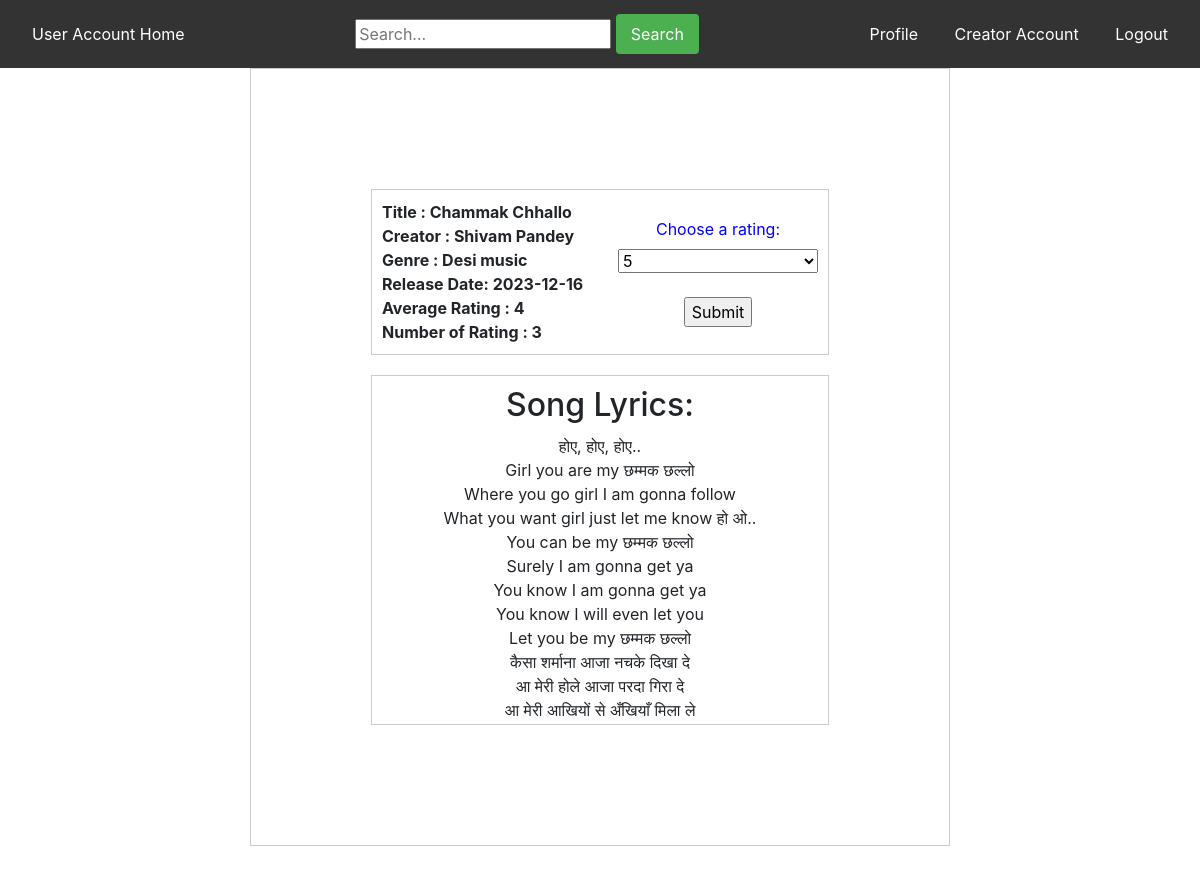
The app's page /user/about/2/2 (signed in), older data.
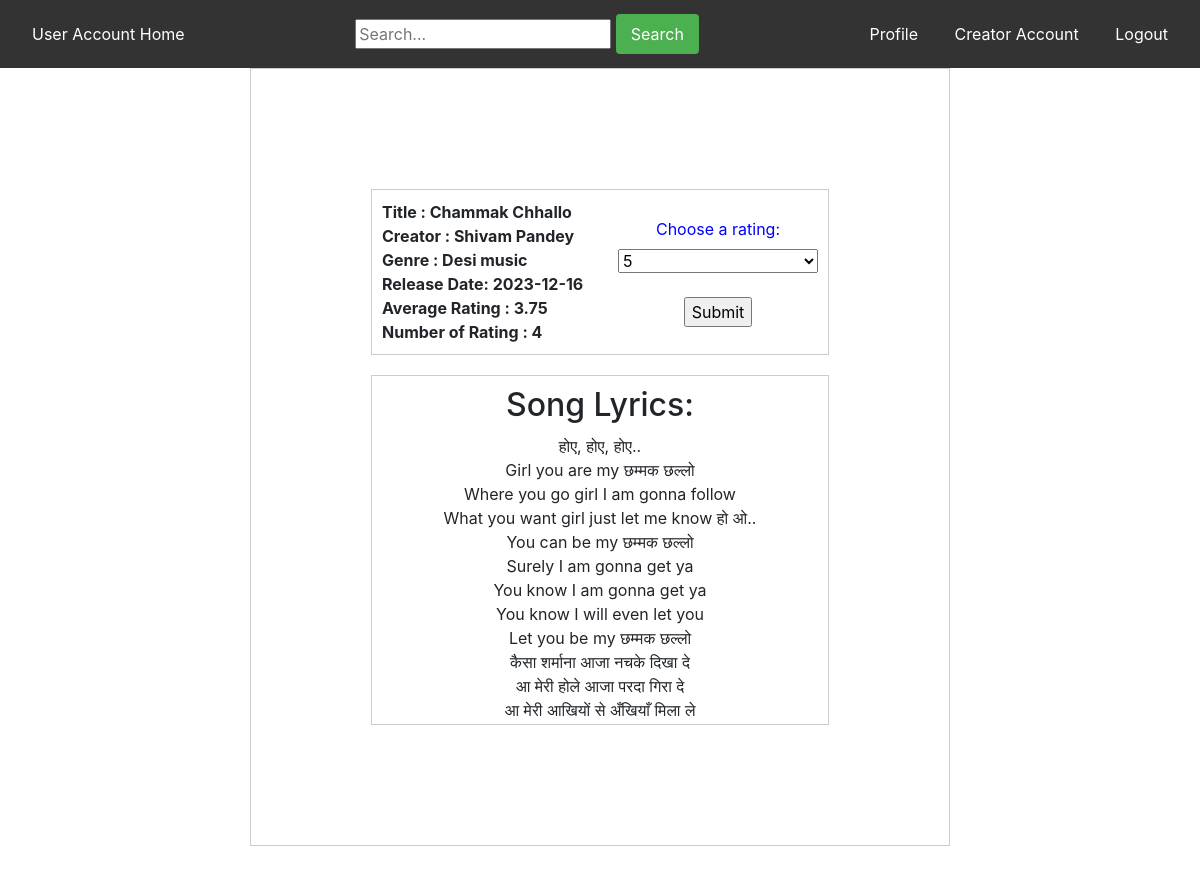
The same page, newer data.
### app.py (models this page shows)
class songs(db.Model):
    id = db.Column(db.Integer, primary_key=True, autoincrement=True)
    songname = db.Column(db.String(100), unique=True, nullable=False)
    releasedate = db.Column(Date)
    lyrics = db.Column(db.Text)
    singer= db.Column(db.String(100))
    uploadedby = db.Column(db.Integer , nullable = False)
    filename = db.Column(db.String(100), nullable=False)
    genre = db.Column(db.String(100), nullable=False)
    averagerating = db.Column(db.Integer , default =0)
    ratingcount = db.Column(db.Integer, default =0 )
    is_active = db.Column(db.Integer, default=1)

### app.py (the view, shortened to what this page needs)
@app.route('/user/about/<songid>/<userid>',methods=['GET','POST'])
def aboutsong(songid, userid):
    if request.method =='GET':
        song = songs.query.filter_by(id=songid).first()
        if song:
            return render_template('/user/about.html',  song = song, userid =userid , songid = songid)
        return "No Existing song found"

### templates/user/about.html (shortened to what this page needs)
<!DOCTYPE html>
<html lang="en">
<head>
    <link rel="stylesheet" href="https://maxcdn.bootstrapcdn.com/bootstrap/4.5.2/css/bootstrap.min.css">
    <link rel="stylesheet" href="https://maxcdn.bootstrapcdn.com/bootstrap/4.5.2/css/bootstrap.min.css">
    <link rel="stylesheet" href="https://cdnjs.cloudflare.com/ajax/libs/font-awesome/5.15.4/css/all.min.css">
</head>
<body>
<div class="navbar">
  <a href="{{ url_for('user_home', userid=userid , page =1) }}" class="creator-account">User Account Home</a>
               <div class="search-bar">
            <input type="text" placeholder="Search...">
            <button type="submit">Search</button>
        </div>
     <div class="other-links">
    <a href="{{ url_for('userprofile', userid=userid) }}">Profile</a>
    <a href="{{url_for('creator_home' , userid = userid )}}">Creator Account</a>
    <a href="{{ url_for('user_login') }}" >Logout</a>
  </div>
</div>
  <div class="container">
        <div class="name-link ">
            <div class ="name">
                <div> Title :  {{song.songname}}</div>
              <div>
                  Creator : {{song.singer}}
              </div>
              <div>
                  Genre : {{song.genre}}
              </div>
              <div>
                  Release Date: {{ song.releasedate}}
              </div>
              <div>
                  Average Rating : {{song.averagerating}}
              </div>
              <div>
                  Number of Rating : {{song.ratingcount}}
              </div>
            </div>
            <form  method="post" class="link">
                <label for="rating">Choose a rating:</label><br>
                <select id="rating" name="rating" >
                    <option value=5 style="background-image:url(5.png);"> 5 </option>
                    </select><br><br>
            <input type="submit" value="Submit">
            </form>
        </div>
        <div class="lyrics-box">
            <h2>Song Lyrics:</h2>
            <ul class="lyrics-list">
              {% for line in song.lyrics.splitlines() %}
                <li>{{ line }}</li>
              {% endfor %}
        </ul>
        </div>
    </div>
</body>
</html>

Row changes from the older to the newer data that the page shows:
changed songs "Chammak Chhallo": averagerating "4" → "3.75"; ratingcount "3" → "4"
